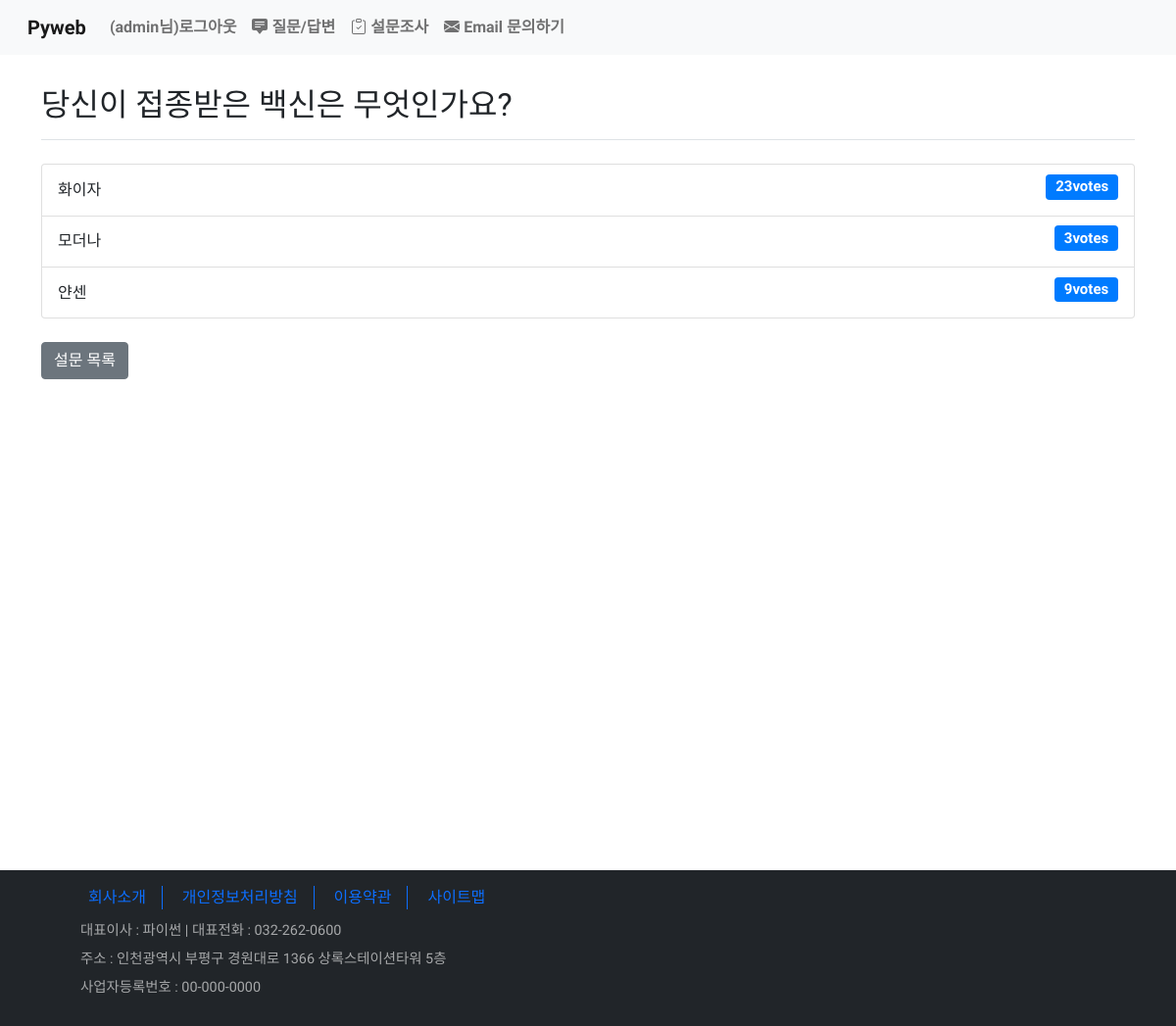
The app's page /polls/1/ (signed in), older data.
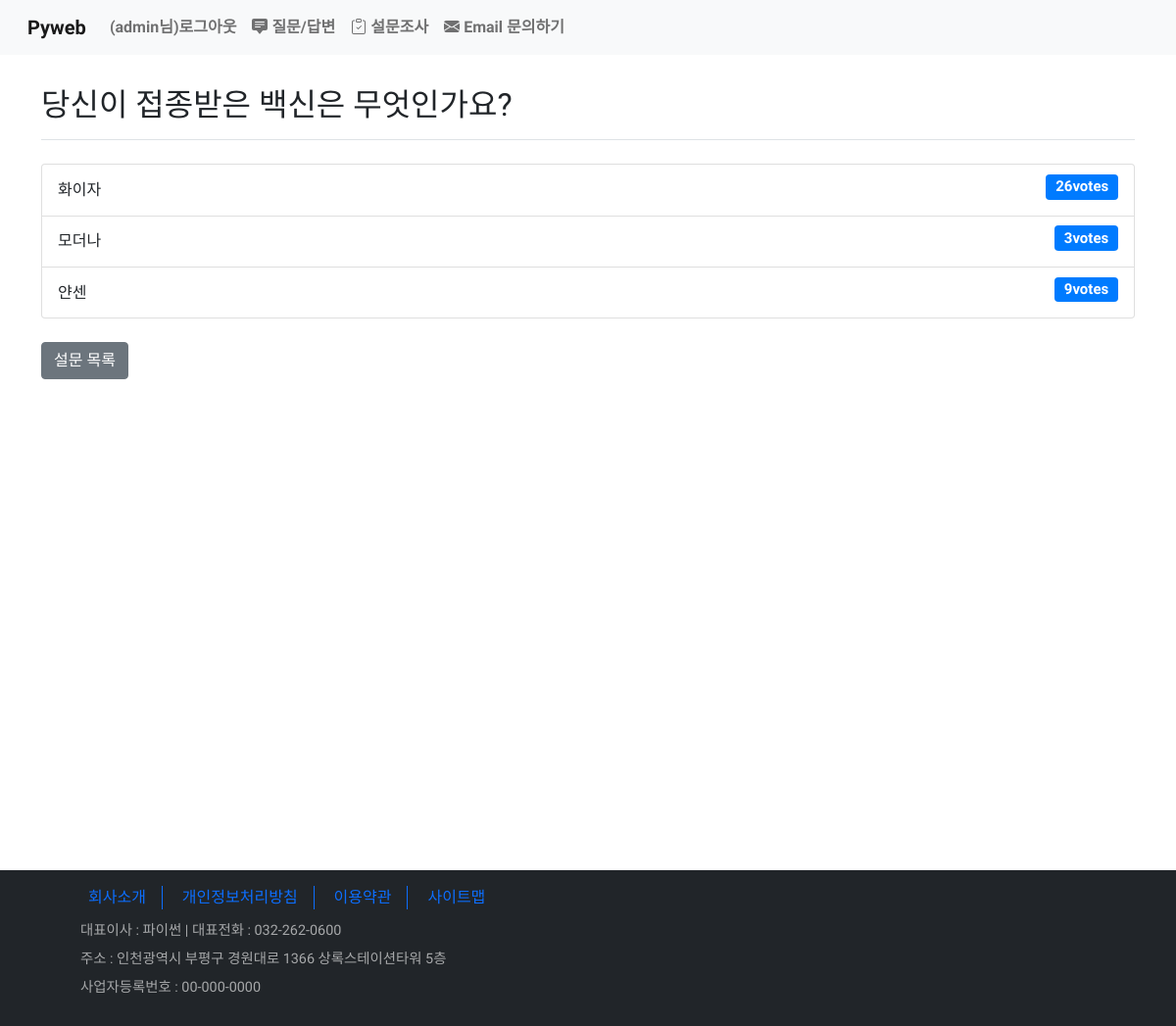
The same page, newer data.
### polls/models.py (models this page shows, shortened)
class Choice(models.Model):
    choice_text = models.CharField(max_length=200)
    votes = models.IntegerField(default=0)
    question = models.ForeignKey(Question, on_delete=models.CASCADE)

### polls/views.py (the view)
# urls.py: path('<int:pk>/', views.detail, name='detail'),   # 127.0.0.1:8000/polls/1/
@login_required(login_url='common:login_view')
def detail(request, pk):
    question = Question.objects.get(id=pk)
    if request.user in question.voter.all():
        return render(request, 'polls/result.html', {'question': question, 'msg': '이미 투표한 항목입니다. 결과 페이지로 이동합니다.'})
    else:
        return render(request, 'polls/detail.html', {'question': question})

### templates/polls/result.html (shortened to what this page needs)
{% extends 'base.html' %}
{% block content %}
    <div class="container my-3 min-vh-100">
        <section>
            <h2 class="border-bottom py-3">{{ question.question_text }}</h2>
            <ul class="list-group py-3">
                {% for choice in question.choice_set.all %}
                <li class="list-group-item d-flex justify-content-between align-items-center">
                    {{ choice.choice_text }}<h5><span class="badge badge-primary">{{ choice.votes }}votes</span></h5>
                </li>
                {% endfor %}
            </ul>
            <a class="btn btn-secondary mt-2" href="{% url 'polls:index' %}" role="button">설문 목록</a>
        </section>
    </div>
{% endblock %}

Row changes from the older to the newer data that the page shows:
changed Choice "화이자": votes "23" → "26"
